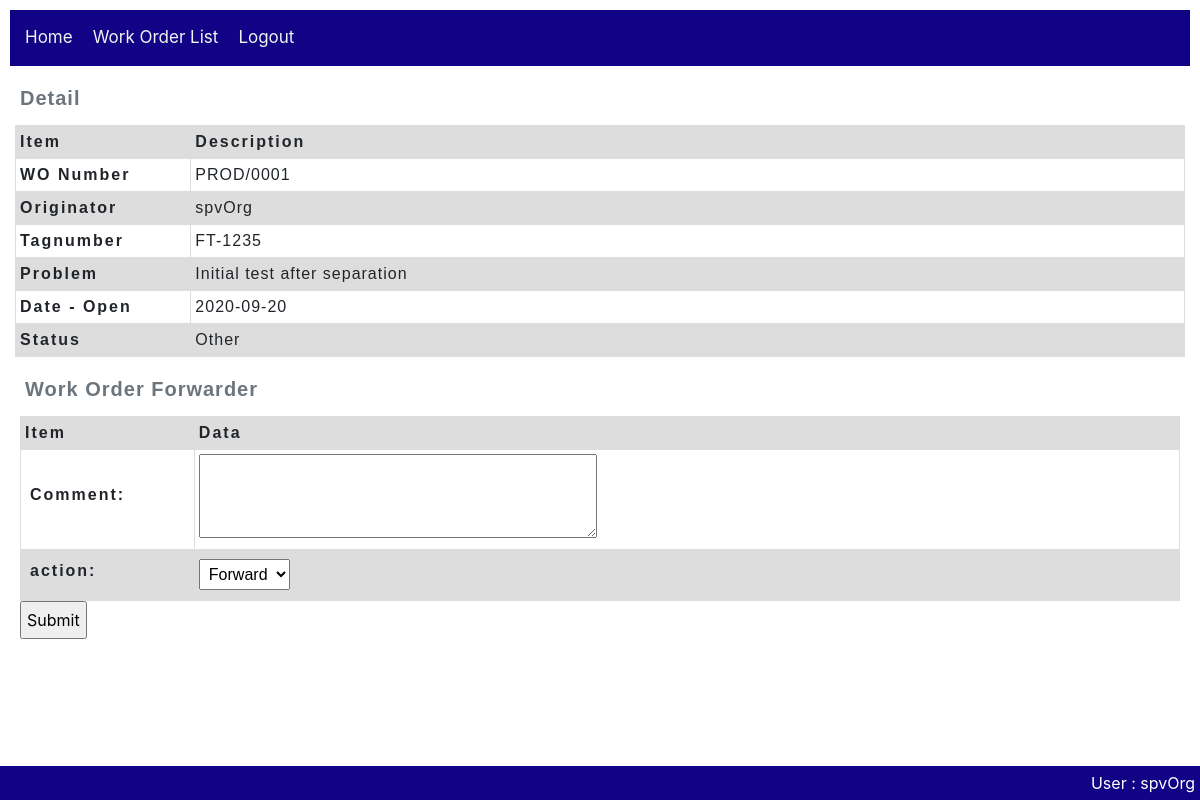
Screenshot of /workOrder/work_order/1/forward/ (signed in) with the database file from the repository.
### workOrder/models.py (models this page shows, shortened)
class Work_order(models.Model):
    wo_number = models.CharField(max_length=20, null=True)
    tagnumber = models.CharField(max_length=50, null=True, help_text='Enter tagnumber(eg. FT-1405)')
    problem = models.TextField(max_length=1000, null=True)
    originator = models.ForeignKey(User,
        on_delete=models.SET_NULL,
        null=True)
    dest_section = models.ForeignKey(Section,
        on_delete=models.SET_NULL,
        null=True)
    PRIORITY = (
        ('n', 'Normal'),
        ('e', 'Emergency'),
        ('s', 'Shutdown'),
        ('o', 'Other'),
    )
    priority = models.CharField(max_length=1,
        choices=PRIORITY,
        blank=True,
        default='n')
    date_open = models.DateField()
    date_finish = models.DateField(null=True)
    status = models.ForeignKey(Action,
        on_delete=models.SET_NULL,
        null=True)
    current_user_id = models.IntegerField(null=True)
    executor_user_id = models.IntegerField(null=True)
    class Meta:
        ordering = ['originator','status','wo_number']

### workOrder/views.py (the view, shortened to what this page needs)
# urls.py: path('work_order/<int:pk>/forward/', views.Work_orderForward.as_view(), name='work_order-forward'),
class Work_orderForward(LoginRequiredMixin, CreateView):
    form_class = WoJournalForm
    model = Wo_journal
    template_name = 'workOrder/WoJournal_form.html'  # Specify your own template name/location
    def get_form_kwargs(self):
        kwargs = super(Work_orderForward, self).get_form_kwargs()
        kwargs.update({'user': self.request.user})
        return kwargs
    def get_initial(self):
        initial = super(Work_orderForward, self).get_initial()
        return initial
    def get_context_data(self, **kwargs):
        context = super(Work_orderForward,self).get_context_data(**kwargs)
        woOnProcess = Work_order.objects.get(id=self.kwargs.get("pk"))
        context['work_order'] = woOnProcess
        return context

### workOrder/forms.py (shortened to what this page needs)
class WoJournalForm(ModelForm):
    def __init__(self, *args, **kwargs):
        ACTIONS = (
            ('f', 'Forward'),
            ('r', 'Return'),
        )
        self.user = kwargs.pop('user')
        super(WoJournalForm, self).__init__(*args, **kwargs)
        for g in self.user.groups.all():
            status = 'ot' #other
            if 'ORG_SPV' == g.name:
                ACTIONS = (
                    ('f', 'Forward'),
                    ('c', 'Close'),
                )
            elif 'EXC_SPV' == g.name:
                ACTIONS = (
                    ('f', 'Forward'),
                    ('r', 'Return'),
                    ('t', 'Complete'),
                )
        self.fields['action'].widget = Select(choices=ACTIONS)
    class Meta:
        template_name = 'workOrder/WoJournal_form.html'  # Specify your own template name/location
        model = Wo_journal
        fields = ['comment',
                    'action']
        labels = {'comment': _('comment')}
        widgets = { 'comment': forms.Textarea(attrs={'rows':3})}
        labels = {'action': _('action')}

### utility/models.py (called while the page is built)
    def __str__(self):
        return self.name

### workOrder/templates/workOrder/WoJournal_form.html (shortened to what this page needs)
{% extends "base_workOrder.html" %}
{% block content %}
  {% include 'woHeader.html' %}
  <form action="" method="post">
    <table class="WoForm">
      <caption>Work Order Forwarder</caption>
      <thead>
        <tr>
          <th scope="col">Item</th>
          <th scope="col">Data</th>
        </tr>
      </thead>
      <tbody>
        {{ form.as_table }}
      </tbody>
    </table>
    <input type="submit" value="Submit">
  </form>
{% endblock %}

### workOrder/templates/base_workOrder.html (shortened to what this page needs)
<!DOCTYPE html>
<html lang="en">
    <head>
        <link rel="stylesheet" href="https://stackpath.bootstrapcdn.com/bootstrap/4.1.3/css/bootstrap.min.css">
        <link rel="stylesheet" href="http://code.jquery.com/ui/1.11.0/themes/smoothness/jquery-ui.css">
        {% load static %}
        <link rel="stylesheet" href="{% static 'css/styles.css' %}">
    </head>
    <body>
        <div class="topnav">
            <ul>
                <li><a href="{% url 'home-cmms' %}">Home</a></li>
                {% if user.is_authenticated %}
                    <li><a href="{% url 'workOrder:work_orders'%}">Work Order List</a></li>
                    <li><a href="{% url 'logout'%}?next={{request.path}}">Logout</a></li>
                {% else %}
                    <li><a href="{% url 'login'%}?next={{request.path}}">Login</a></li>
                {% endif %}
            </ul>
        </div>
        <div>{% block content %}{% endblock %}</div>
        <div class="footer">
            {% if user.is_authenticated %}
                User : {{ user.get_username }}
            {% endif %}
        </div>
    </body>
</html>

### workOrder/templates/woHeader.html (shortened to what this page needs)
{% block content %}
    <table class="WoHeader">
        <caption>Detail</caption>
        <thead>
            <tr>
                <th scope="col">Item</th>
                <th scope="col">Description</th>
            </tr>
        </thead>
        <tbody>
            <tr>
                <th scope="row">WO Number</th>
                <td>{{ work_order.wo_number }}</td>
            </tr>
            <tr>
                <th scope="row">Originator</th>
                <td>{{ work_order.originator }}</td>
            </tr>
            <tr>
                <th scope="row">Tagnumber</th>
                <td>{{ work_order.tagnumber }}</td>
            </tr>
            <tr>
                <th scope="row">Problem</th>
                <td>{{ work_order.problem }}</td>
            </tr>
            <tr>
                <th scope="row">Date - Open</th>
                <td>{{ work_order.date_open }}</td>
            </tr>
            <tr>
                <th scope="row">Status</th>
                <td id = "status"></td>
            </tr>
        </tbody>
    </table>
{% endblock %}

### workOrder/static/css/styles.css (style rules this page uses)
* { padding: 5px; }
.topnav { overflow: hidden; background-color: rgb(16, 3, 133); }
.topnav ul { list-style-type: none; margin: 0; padding: 0; overflow: hidden; background-color: rgb(16, 3, 133); }
.topnav ul li { float: left; color: #f2f2f2; text-align: center; padding: 5px; text-decoration: none; font-size: 17px; }
.topnav ul li a { float: left; color: #f2f2f2; text-align: center; padding: 5px; text-decoration: none; font-size: 17px; }
.footer { position: fixed; left: 0; bottom: 0; width: 100%; background-color: rgb(16, 3, 133); color: white; text-align: right; }
* { box-sizing: border-box; }
table { table-layout: fixed; width: 100%; border-collapse: collapse; }
caption { font-family: sans-serif; font-size: 20px; font-weight: bold; caption-side: top; text-align: left; letter-spacing: 1px; }
td, th { border: 1px solid #dddddd; text-align: left; padding: 4px; }
th { letter-spacing: 2px; }
td { letter-spacing: 1px; }
thead th { background-color: #dddddd; }
tr:nth-child(even) { background-color: #dddddd; }
table.WoHeader { font-family: arial, sans-serif; }
table.WoHeader thead th:nth-child(1) { width: 15%; }
table.WoForm { font-family: arial, sans-serif; }
table.WoForm thead th:nth-child(1) { width: 15%; }

### rows the page displays
Work_order: wo_number "PROD/0001", originator "spvOrg", tagnumber "FT-1235", problem "Initial test after separation", date_open "2020-09-20"

### other values shown
{{ user.get_username }} "spvOrg"
